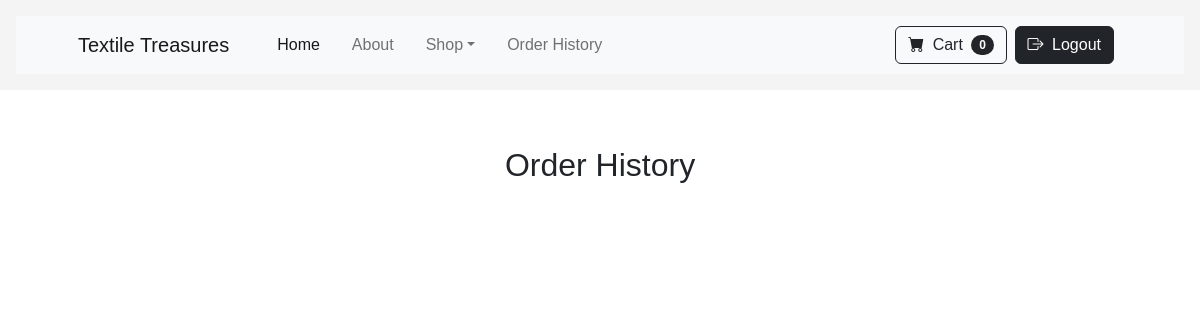
The page /order-history/ (signed in) on the database as committed earlier.
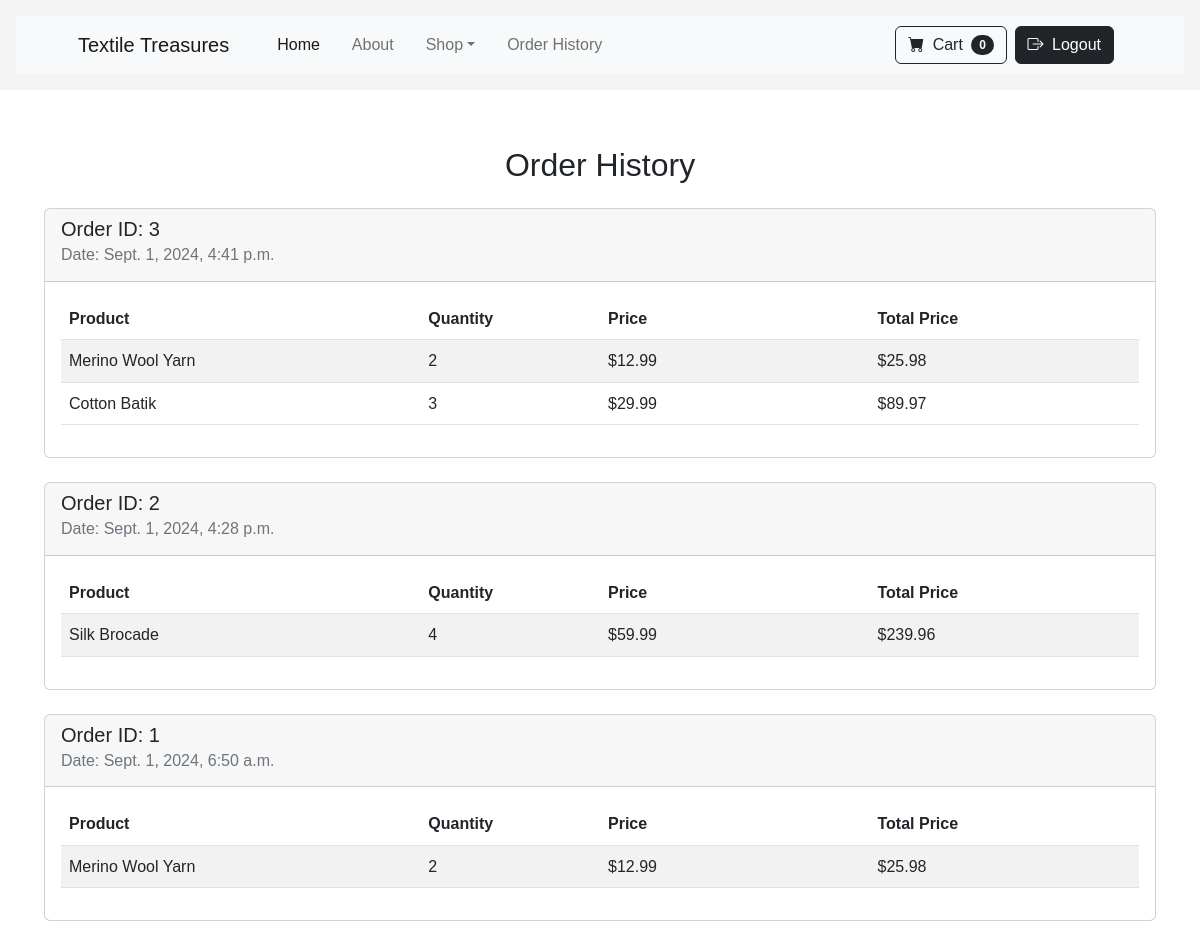
The same page on the database as committed later.
### store/models.py (models this page shows, shortened)
class Order(models.Model):
    first_name = models.CharField(max_length=50)
    last_name = models.CharField(max_length=50)
    email = models.EmailField()
    address = models.CharField(max_length=255)
    city = models.CharField(max_length=100)
    postal_code = models.CharField(max_length=20)
    country = models.CharField(max_length=100)
    created_at = models.DateTimeField(auto_now_add=True)
    user = models.ForeignKey(User, on_delete=models.CASCADE, default=1)
    order_date = models.DateTimeField(default=datetime.now)

class OrderItem(models.Model):
    order = models.ForeignKey(Order, related_name='items', on_delete=models.CASCADE)
    product = models.ForeignKey(Product, related_name='order_items', on_delete=models.CASCADE)
    quantity = models.PositiveIntegerField(default=1)
    price = models.DecimalField(max_digits=10, decimal_places=2)

class Product(models.Model):
    name = models.CharField(max_length=200)
    description = models.TextField()
    price = models.DecimalField(max_digits=10, decimal_places=2)
    image = models.ImageField(upload_to='products/', blank=True, null=True)
    category = models.CharField(max_length=100, choices=[
        ('fabric', 'Fabric'),
        ('yarn', 'Yarn'),
        ('accessories', 'Accessories'),
    ])
    material = models.CharField(max_length=100)
    color = models.CharField(max_length=50)

### store/views.py (the view)
# urls.py: path('order-history/', views.order_history, name='order_history'),
@login_required
def order_history(request):
    orders = Order.objects.filter(user=request.user).prefetch_related('items').order_by('-order_date')
    return render(request, 'store/order_history.html', {'orders': orders})

### store/context_processors.py (called while the page is built)
def cart_count(request):
    cart = request.session.get('cart', {})
    count = sum(cart.values())
    return {'cart_count': count}

### store/templatetags/custom_filters.py (called while the page is built)
@register.filter
def multiply(value, arg):
    try:
        return float(value) * float(arg)
    except (ValueError, TypeError):
        return None

### store/templates/store/order_history.html
{% extends "store/base.html" %} {% load custom_filters %} {% block content %}
<h2 class="my-4 text-center">Order History</h2>
<div class="container">
  <div class="row">
    {% for order in orders %}
    <div class="col-12 mb-4">
      <div class="card">
        <div class="card-header">
          <h5 class="card-title">Order ID: {{ order.id }}</h5>
          <h6 class="card-subtitle mb-2 text-muted">
            Date: {{ order.order_date }}
          </h6>
        </div>
        <div class="card-body">
          <table class="table table-striped table-fixed">
            <thead>
              <tr>
                <th class="col-4">Product</th>
                <th class="col-2">Quantity</th>
                <th class="col-3">Price</th>
                <th class="col-3">Total Price</th>
              </tr>
            </thead>
            <tbody>
              {% for item in order.items.all %}
              <tr>
                <td class="col-4">{{ item.product.name }}</td>
                <td class="col-2">{{ item.quantity }}</td>
                <td class="col-3">${{ item.price }}</td>
                <td class="col-3">
                  ${{ item.price|multiply:item.quantity|floatformat:2 }}
                </td>
              </tr>
              {% endfor %}
            </tbody>
          </table>
        </div>
      </div>
    </div>
    {% endfor %}
  </div>
</div>
{% endblock %}

Rows that differ between the two databases and show on the page:
now on this page (row edited): Order: id "3", order_date "Sept. 1, 2024, 4:41 p.m."
added OrderItem: product.name "Merino Wool Yarn", quantity "2", price "12.99", price|multiply "25.98", shown under "3"
added OrderItem: product.name "Cotton Batik", quantity "3", price "29.99", price|multiply "89.97"
now on this page (row edited): Order: id "2", order_date "Sept. 1, 2024, 4:28 p.m."
added OrderItem: product.name "Silk Brocade", quantity "4", price "59.99", price|multiply "239.96", shown under "2"
now on this page (row edited): Order: id "1", order_date "Sept. 1, 2024, 6:50 a.m."
added OrderItem: product.name "Merino Wool Yarn", quantity "2", price "12.99", price|multiply "25.98", shown under "1"
